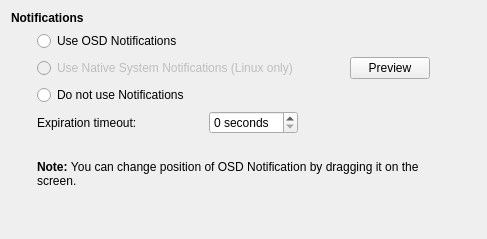
         <widget class="QWidget" name="notificationsPage">
          <layout class="QGridLayout" name="gridLayout_17">
           <item row="2" column="6">
            <spacer name="horizontalSpacer_5">
             <property name="orientation">
              <enum>Qt::Orientation::Horizontal</enum>
             </property>
             <property name="sizeHint" stdset="0">
              <size>
               <width>40</width>
               <height>20</height>
              </size>
             </property>
            </spacer>
           </item>
           <item row="4" column="1" colspan="3">
            <layout class="QHBoxLayout" name="horizontalLayout_10">
             <item>
              <widget class="QLabel" name="label_42">
               <property name="text">
                <string>Expiration timeout:</string>
               </property>
              </widget>
             </item>
             <item>
              <widget class="QSpinBox" name="notificationTimeout">
               <property name="sizePolicy">
                <sizepolicy hsizetype="Fixed" vsizetype="Fixed">
                 <horstretch>0</horstretch>
                 <verstretch>0</verstretch>
                </sizepolicy>
               </property>
               <property name="suffix">
                <string> seconds</string>
               </property>
              </widget>
             </item>
            </layout>
           </item>
           <item row="4" column="4" colspan="3">
            <spacer name="horizontalSpacer_17">
             <property name="orientation">
              <enum>Qt::Orientation::Horizontal</enum>
             </property>
             <property name="sizeHint" stdset="0">
              <size>
               <width>40</width>
               <height>20</height>
              </size>
             </property>
            </spacer>
           </item>
           <item row="0" column="0" colspan="4">
            <widget class="QLabel" name="label_41">
             <property name="text">
              <string>&lt;b&gt;Notifications&lt;/b&gt;</string>
             </property>
            </widget>
           </item>
           <item row="8" column="1">
            <spacer name="verticalSpacer_4">
             <property name="orientation">
              <enum>Qt::Orientation::Vertical</enum>
             </property>
             <property name="sizeHint" stdset="0">
              <size>
               <width>20</width>
               <height>40</height>
              </size>
             </property>
            </spacer>
           </item>
           <item row="2" column="1" colspan="3">
            <widget class="QRadioButton" name="useNativeSystemNotifications">
             <property name="enabled">
              <bool>false</bool>
             </property>
             <property name="text">
              <string>Use Native System Notifications (Linux only)</string>
             </property>
            </widget>
           </item>
           <item row="3" column="1" colspan="3">
            <widget class="QRadioButton" name="doNotUseNotifications">
             <property name="text">
              <string>Do not use Notifications</string>
             </property>
            </widget>
           </item>
           <item row="1" column="0">
            <spacer name="horizontalSpacer_13">
             <property name="orientation">
              <enum>Qt::Orientation::Horizontal</enum>
             </property>
             <property name="sizeType">
              <enum>QSizePolicy::Policy::Fixed</enum>
             </property>
             <property name="sizeHint" stdset="0">
              <size>
               <width>20</width>
               <height>20</height>
              </size>
             </property>
            </spacer>
           </item>
           <item row="7" column="1" colspan="5">
            <widget class="QLabel" name="label_43">
             <property name="text">
              <string>&lt;b&gt;Note: &lt;/b&gt;You can change position of OSD Notification by dragging it on the screen.</string>
             </property>
             <property name="wordWrap">
              <bool>true</bool>
             </property>
            </widget>
           </item>
           <item row="6" column="1">
            <spacer name="verticalSpacer_5">
             <property name="orientation">
              <enum>Qt::Orientation::Vertical</enum>
             </property>
             <property name="sizeType">
              <enum>QSizePolicy::Policy::Fixed</enum>
             </property>
             <property name="sizeHint" stdset="0">
              <size>
               <width>0</width>
               <height>20</height>
              </size>
             </property>
            </spacer>
           </item>
           <item row="1" column="1" colspan="3">
            <widget class="QRadioButton" name="useOSDNotifications">
             <property name="text">
              <string>Use OSD Notifications</string>
             </property>
            </widget>
           </item>
           <item row="2" column="5">
            <widget class="QPushButton" name="notificationPreview">
             <property name="text">
              <string>Preview</string>
             </property>
            </widget>
           </item>
           <item row="2" column="4">
            <spacer name="horizontalSpacer_27">
             <property name="orientation">
              <enum>Qt::Orientation::Horizontal</enum>
             </property>
             <property name="sizeHint" stdset="0">
              <size>
               <width>40</width>
               <height>20</height>
              </size>
             </property>
            </spacer>
           </item>
          </layout>
         </widget>
